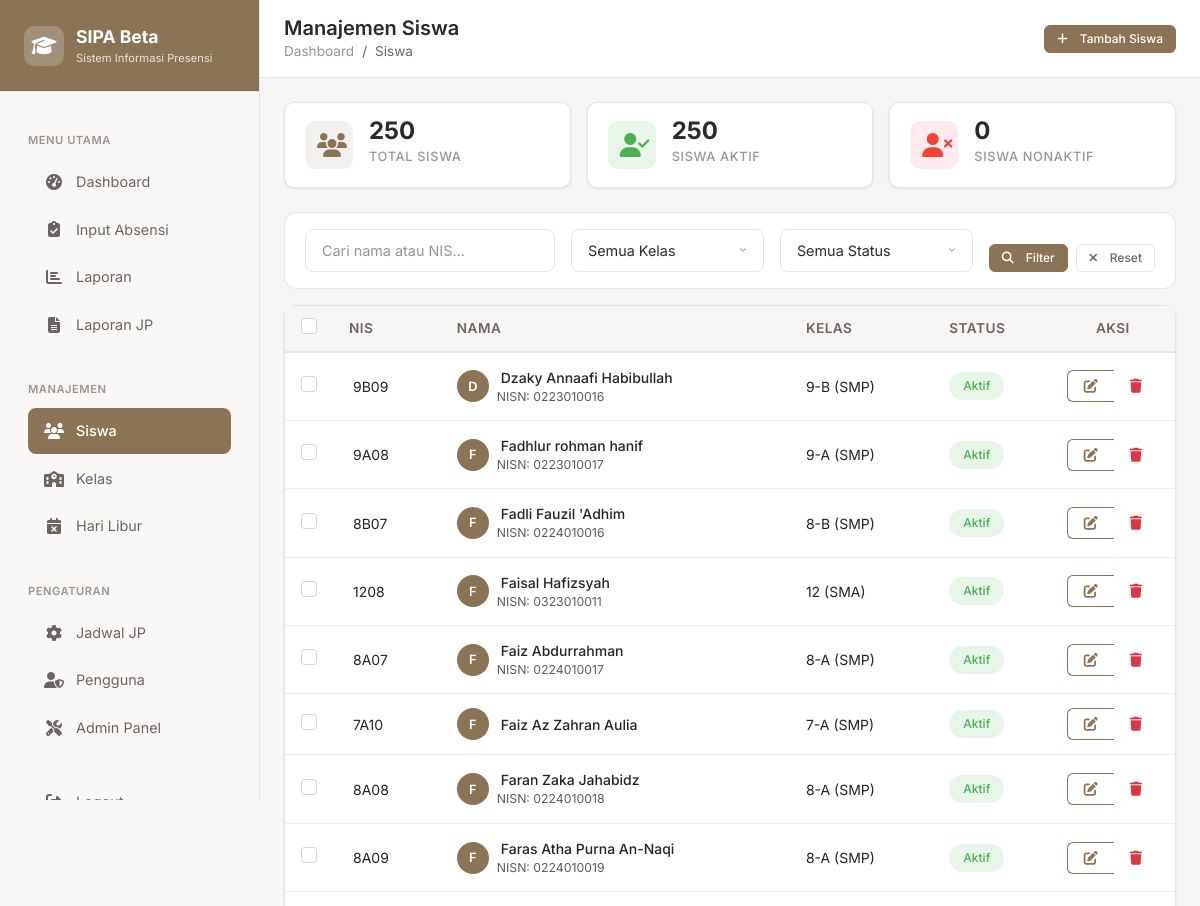
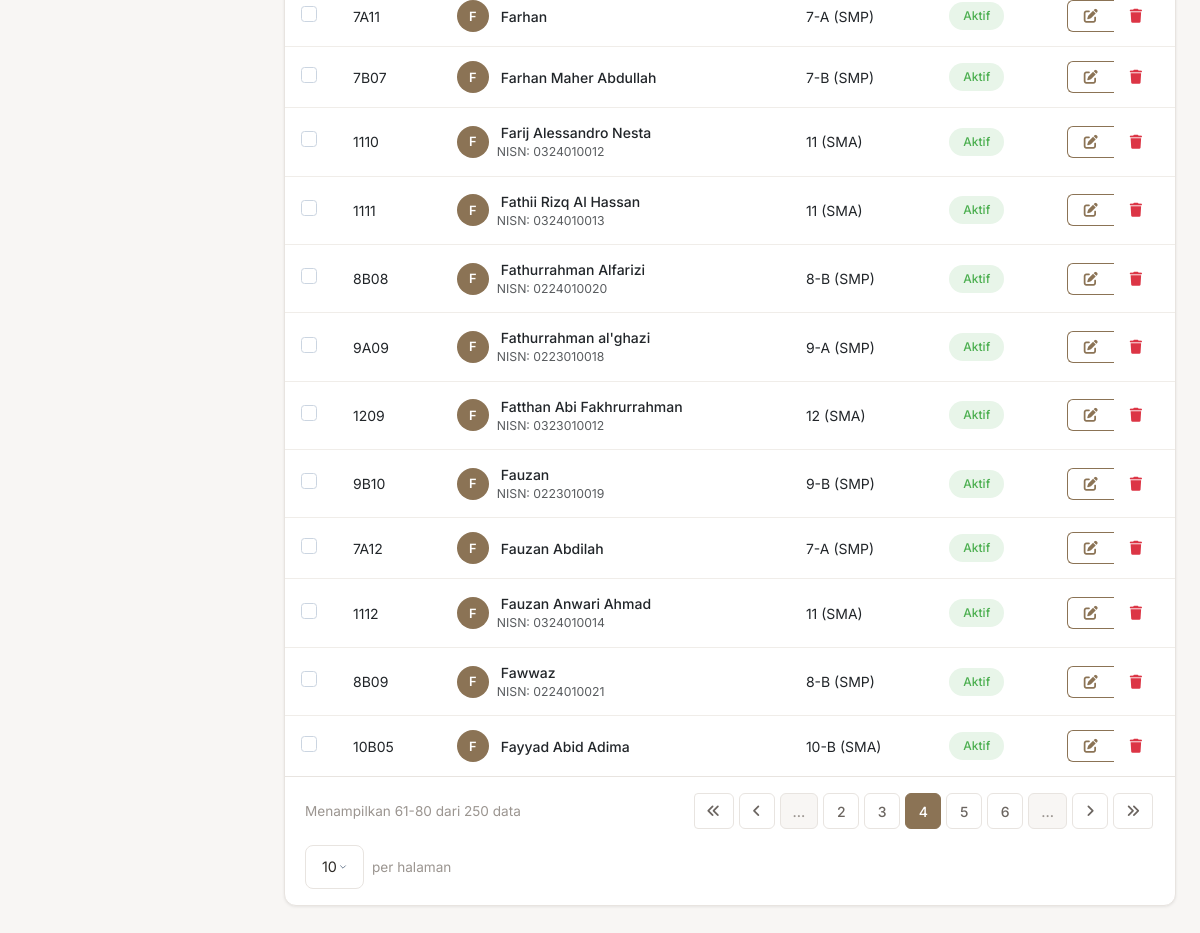
The app's page /manage/students/?page=4 (signed in), older data (2 pictures, top to bottom).
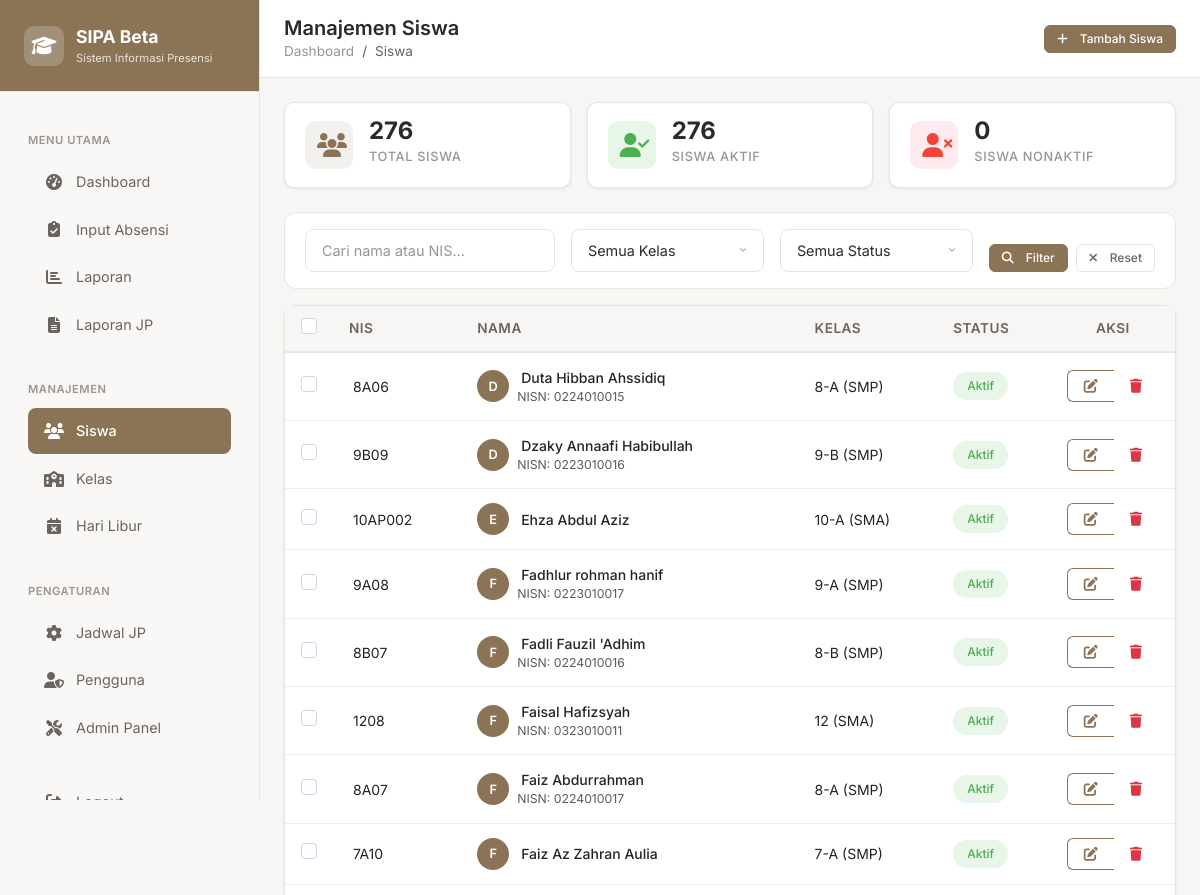
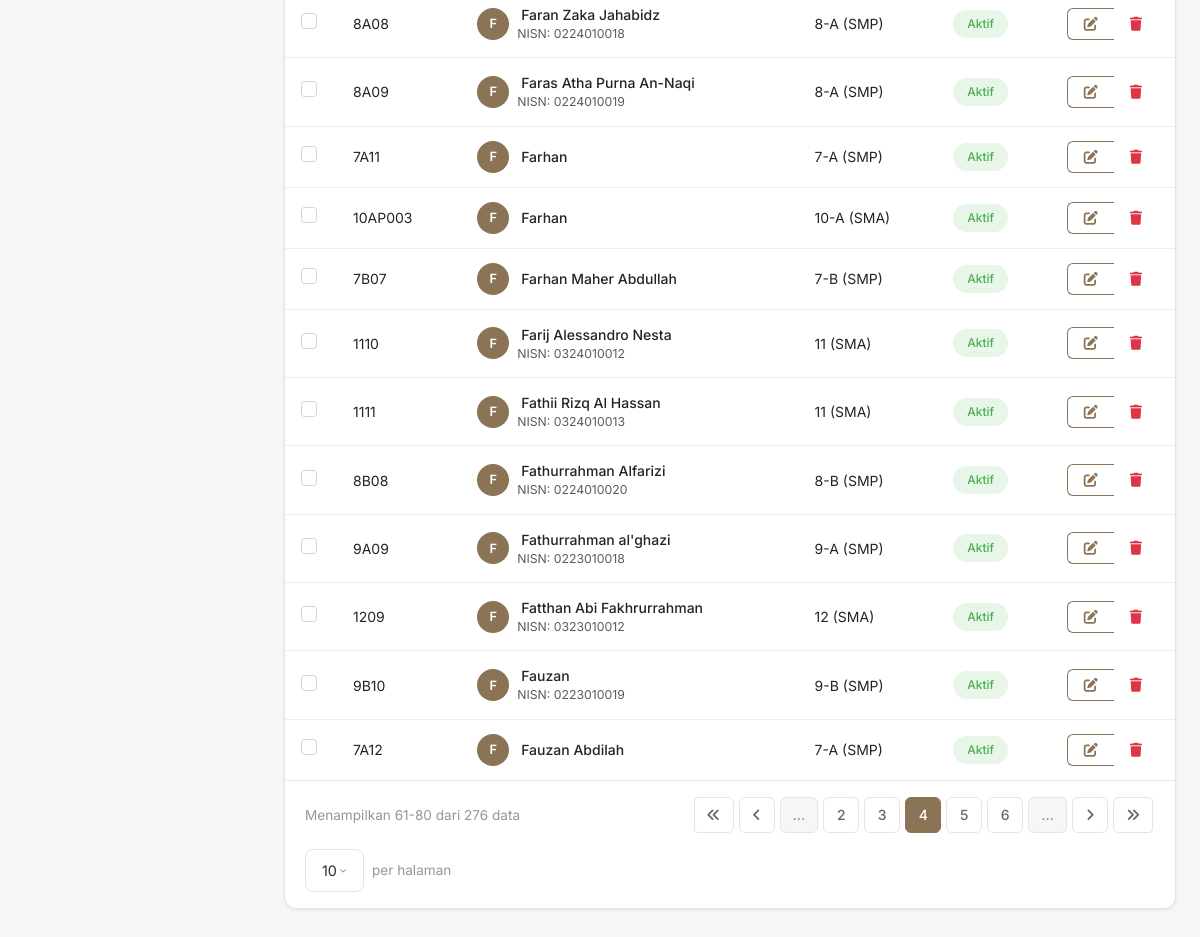
The same page, newer data (2 pictures, top to bottom).
### attendance/models.py (models this page shows, shortened)
class BaseModel(models.Model):
    id = models.UUIDField(primary_key=True, default=uuid.uuid4, editable=False)
    created_at = models.DateTimeField(auto_now_add=True)
    updated_at = models.DateTimeField(auto_now=True)
    created_by = models.ForeignKey(
        User,
        on_delete=models.SET_NULL,
        null=True,
        blank=True,
        related_name='%(class)s_created'
    )
    updated_by = models.ForeignKey(
        User,
        on_delete=models.SET_NULL,
        null=True,
        blank=True,
        related_name='%(class)s_updated'
    )
    class Meta:
        abstract = True

class Student(BaseModel):
    student_id_validator = RegexValidator(
        regex=r'^[0-9A-Z]{2,10}$',
        message='Student ID must be 2-10 characters long and contain only numbers and uppercase letters'
    )
    nisn_validator = RegexValidator(
        regex=r'^\d{10}$',
        message='NISN must be exactly 10 digits'
    )
    student_id = models.CharField(
        max_length=10,
        unique=True,
        validators=[student_id_validator],
        help_text='Unique student identifier'
    )
    nisn = models.CharField(
        max_length=10,
        blank=True,
        validators=[nisn_validator],
        help_text='National Student Identification Number (10 digits)'
    )
    name = models.CharField(
        max_length=100,
        validators=[MinLengthValidator(2)],
        help_text='Full name of the student'
    )
    classroom = models.ForeignKey(
        Classroom,
        on_delete=models.CASCADE,
        related_name='students',
        help_text='Student\'s classroom'
    )
    date_of_birth = models.DateField(null=True, blank=True)
    gender = models.CharField(
        max_length=1,
        choices=[('M', 'Laki-laki'), ('F', 'Perempuan')],
        blank=True
    )
    address = models.TextField(blank=True)
    parent_phone = models.CharField(max_length=15, blank=True)
    enrollment_date = models.DateField(default=timezone.now)
    graduation_date = models.DateField(null=True, blank=True)
    student_number = models.CharField(max_length=20, blank=True, help_text="Internal student number")
    is_active = models.BooleanField(default=True)
    class Meta:
        ordering = ['name']
        indexes = [
            models.Index(fields=['classroom']),
            models.Index(fields=['student_id']),
            models.Index(fields=['nisn']),
            models.Index(fields=['is_active']),
            models.Index(fields=['enrollment_date']),
        ]
        verbose_name = 'Student'
        verbose_name_plural = 'Students'

class Classroom(BaseModel):
    academic_level = models.ForeignKey(
        AcademicLevel,
        on_delete=models.CASCADE,
        help_text="Academic level (SMP/SMA)"
    )
    grade = models.PositiveIntegerField(help_text="Grade level (7, 8, 9, 10, 11, 12)")
    section = models.CharField(
        max_length=5,
        blank=True,
        help_text="Class section (A, B, C, etc.)"
    )
    name = models.CharField(max_length=50, help_text="Display name for the classroom")
    capacity = models.PositiveIntegerField(default=30)
    room_number = models.CharField(max_length=20, blank=True)
    homeroom_teacher = models.ForeignKey(
        User,
        on_delete=models.SET_NULL,
        null=True,
        blank=True,
        related_name='homeroom_classes'
    )
    is_active = models.BooleanField(default=True)
    academic_year = models.CharField(
        max_length=9,
        help_text="Academic year (e.g., 2024/2025)"
    )
    class Meta:
        unique_together = ['academic_level', 'grade', 'section', 'academic_year']
        ordering = ['academic_level', 'grade', 'section']
        indexes = [
            models.Index(fields=['academic_level', 'grade']),
            models.Index(fields=['is_active']),
            models.Index(fields=['academic_year']),
        ]
        verbose_name = 'Classroom'
        verbose_name_plural = 'Classrooms'
    def __str__(self):
        if self.section:
            return f"{self.grade}-{self.section} ({self.academic_level.code})"
        return f"{self.grade} ({self.academic_level.code})"

class AcademicLevel(models.Model):
    LEVEL_CHOICES = [
        ('SMP', 'Sekolah Menengah Pertama'),
        ('SMA', 'Sekolah Menengah Atas'),
        ('MA', 'Madrasah Aliyah'),
        ('MTS', 'Madrasah Tsanawiyah'),
    ]
    code = models.CharField(max_length=10, unique=True, primary_key=True)
    name = models.CharField(max_length=50)
    level_type = models.CharField(max_length=10, choices=LEVEL_CHOICES)
    description = models.TextField(blank=True)
    is_active = models.BooleanField(default=True)
    min_grade = models.PositiveIntegerField(help_text="Minimum grade level (e.g., 7 for SMP)")
    max_grade = models.PositiveIntegerField(help_text="Maximum grade level (e.g., 9 for SMP)")
    created_at = models.DateTimeField(default=timezone.now)
    updated_at = models.DateTimeField(auto_now=True)
    class Meta:
        ordering = ['level_type', 'code']
        verbose_name = 'Academic Level'
        verbose_name_plural = 'Academic Levels'

### attendance/views.py (the view)
# urls.py: path('manage/students/', views.manage_student_list, name='manage_student_list'),
@login_required
def manage_student_list(request):
    try:
        filter_form = StudentFilterForm(request.GET)
        students = Student.objects.select_related(
            'classroom', 'classroom__academic_level'
        ).order_by('name')
        if filter_form.is_valid():
            search = filter_form.cleaned_data.get('search')
            classroom = filter_form.cleaned_data.get('classroom')
            status = filter_form.cleaned_data.get('status')
            if search:
                students = students.filter(
                    models.Q(name__icontains=search) |
                    models.Q(student_id__icontains=search) |
                    models.Q(nisn__icontains=search)
                )
            if classroom:
                students = students.filter(classroom=classroom)
            if status == 'active':
                students = students.filter(is_active=True)
            elif status == 'inactive':
                students = students.filter(is_active=False)
        paginator = Paginator(students, 20)
        page_number = request.GET.get('page', 1)
        page_obj = paginator.get_page(page_number)
        total_students = Student.objects.count()
        active_students = Student.objects.filter(is_active=True).count()
        inactive_students = total_students - active_students
        context = {
            'students': page_obj,
            'filter_form': filter_form,
            'total_students': total_students,
            'active_students': active_students,
            'inactive_students': inactive_students,
        }
    except Exception as e:
        logger.error(f"Error loading student list: {str(e)}")
        messages.error(request, "Terjadi kesalahan saat memuat data siswa")
        context = {'students': [], 'filter_form': StudentFilterForm()}
    return render(request, 'manage/students/list.html', context)

### attendance/forms.py
class StudentFilterForm(forms.Form):
    search = forms.CharField(
        required=False,
        widget=forms.TextInput(attrs={
            'class': 'form-control',
            'placeholder': 'Cari nama atau NIS...'
        })
    )
    classroom = forms.ModelChoiceField(
        required=False,
        queryset=Classroom.objects.none(),
        empty_label='Semua Kelas',
        widget=forms.Select(attrs={'class': 'form-select'})
    )
    status = forms.ChoiceField(
        required=False,
        choices=[('', 'Semua Status'), ('active', 'Aktif'), ('inactive', 'Nonaktif')],
        widget=forms.Select(attrs={'class': 'form-select'})
    )
    def __init__(self, *args, **kwargs):
        super().__init__(*args, **kwargs)
        self.fields['classroom'].queryset = Classroom.objects.filter(
            is_active=True
        ).select_related('academic_level').order_by(
            'academic_level__code', 'grade', 'section'
        )

### templates/manage/students/list.html (shortened to what the changed rows need)
{% extends 'manage/base_list.html' %}
{% load static %}
{% block page_title %}Manajemen Siswa{% endblock %}
{% block stats_row %}
<div class="stats-row">
    <div class="stat-card">
        <div>
            <div class="stat-value">{{ total_students }}</div>
            <div class="stat-label">Total Siswa</div>
        </div>
    </div>
    <div class="stat-card">
        <div>
            <div class="stat-value">{{ active_students }}</div>
            <div class="stat-label">Siswa Aktif</div>
        </div>
    </div>
</div>
{% endblock %}
{% block list_content %}
<div class="card">
    <div class="card-body p-0">
        <form method="post" action="{% url 'bulk_action' %}" id="bulkForm">
            <div class="table-responsive">
                <table class="table table-hover mb-0" id="studentTable">
                    <thead>
                        <tr>
                            {% if user.is_superuser %}
                            <th style="width: 40px;">
                                <input type="checkbox" class="form-check-input" id="selectAll">
                            </th>
                            {% endif %}
                            <th>NIS</th>
                            <th>Nama</th>
                            <th>Kelas</th>
                            <th>Status</th>
                            {% if user.is_superuser %}
                            <th style="width: 120px;" class="text-center">Aksi</th>
                            {% endif %}
                        </tr>
                    </thead>
                    <tbody>
                        {% for student in students %}
                        <tr data-id="{{ student.pk }}">
                            {% if user.is_superuser %}
                            <td>
                                <input type="checkbox" class="form-check-input row-checkbox"
                                       name="selected_ids" value="{{ student.pk }}">
                            </td>
                            {% endif %}
                            <td data-label="NIS">
                                <span class="editable" data-field="student_id" data-id="{{ student.pk }}" data-model="student">
                                    {{ student.student_id }}
                                </span>
                            </td>
                            <td data-label="Nama">
                                <div class="d-flex align-items-center">
                                    <div class="avatar-sm me-2">
                                        {{ student.name|slice:":1"|upper }}
                                    </div>
                                    <div>
                                        <span class="editable fw-medium" data-field="name" data-id="{{ student.pk }}" data-model="student">
                                            {{ student.name }}
                                        </span>
                                        {% if student.nisn %}
                                        <div class="text-muted small">NISN: {{ student.nisn }}</div>
                                        {% endif %}
                                    </div>
                                </div>
                            </td>
                            <td data-label="Kelas">{{ student.classroom }}</td>
                            <td data-label="Status">
                                {% if student.is_active %}
                                <span class="status-badge status-hadir">Aktif</span>
                                {% else %}
                                <span class="status-badge status-alpa">Nonaktif</span>
                                {% endif %}
                            </td>
                            <td class="text-center">
                                {% if user.is_superuser %}
                                <div class="btn-group btn-group-sm">
                                    <a href="{% url 'manage_student_edit' student.pk %}"
                                       class="btn btn-outline-primary" title="Edit">
                                        <i class="fas fa-edit"></i>
                                    </a>
                                    <button type="button" class="btn btn-outline-danger" title="Hapus"
                                            data-bs-toggle="modal"
                                            data-bs-target="#deleteModal"
                                            data-delete-id="{{ student.pk }}"
                                            data-delete-name="{{ student.name }}"
                                            data-delete-url="{% url 'manage_student_delete' student.pk %}">
                                        <i class="fas fa-trash"></i>
                                    </button>
                                </div>
                                {% else %}
                                <span class="text-muted">-</span>
                                {% endif %}
                            </td>
                        </tr>
                        {% endfor %}
                    </tbody>
                </table>
            </div>
        </form>
        {% if students.has_other_pages %}
        {% include 'components/_pagination.html' with page_obj=students %}
        {% endif %}
    </div>
</div>
{% endblock %}

Row changes from the older to the newer data that the page shows:
no longer on this page (row unchanged): Student: student_id "1112", name "F", name "Fauzan Anwari Ahmad", nisn "0324010014", classroom "11 (SMA)", is_active "Aktif"
no longer on this page (row unchanged): Student: student_id "8B09", name "F", name "Fawwaz", nisn "0224010021", classroom "8-B (SMP)", is_active "Aktif"
no longer on this page (row unchanged): Student: student_id "10B05", name "F", name "Fayyad Abid Adima", classroom "10-B (SMA)", is_active "Aktif"
now on this page (row unchanged): Student: student_id "8A06", name "D", name "Duta Hibban Ahssidiq", nisn "0224010015", classroom "8-A (SMP)", is_active "Aktif"
added Student: student_id "10AP002", name "E", name "Ehza Abdul Aziz", classroom "10-A (SMA)", is_active "Aktif"
added Student: student_id "10AP003", name "F", name "Farhan", classroom "10-A (SMA)", is_active "Aktif"
Text that changed along with them:
{{ total_students }}: "250" → "276"
{{ active_students }}: "250" → "276"
{{ page_obj.paginator.count }}: "250" → "276"
